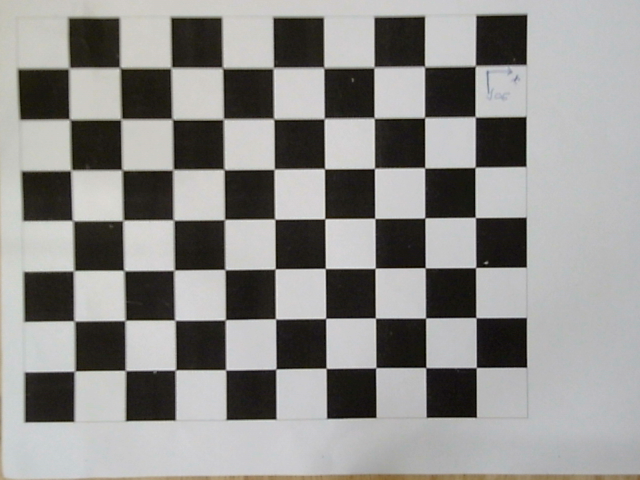
#> input picture calib_images3/image_0.png, 640 x 480 px; its folder holds only this picture in this run
$ python new_calibrate.py
#> lines starting #> are read from the running program, lines starting #| are printed output that depends on the picture; after the words box and inside, x2 and y2 are one past the last pixel; in counts of white or black regions, pixels touching at a corner belong together
import cv2
import numpy as np
import glob

# Termination criteria for cornerSubPix
criteria = (cv2.TermCriteria_EPS + cv2.TermCriteria_MAX_ITER, 30, 0.001)

# Chessboard settings
chessboard_size = (9, 7)   # 9x7 INNER corners (10x8 squares)
square_size = 20           # mm

# Prepare object points (3D real-world coordinates)
objp = np.zeros((chessboard_size[0] * chessboard_size[1], 3), np.float32)

# Create grid of (x, y)
objp[:, :2] = np.mgrid[0:chessboard_size[0], 0:chessboard_size[1]].T.reshape(-1, 2)

# Scale by square size (convert to real-world mm)
objp *= square_size

# Arrays to store points
objpoints = []  # 3D points in real world
imgpoints = []  # 2D points in image

# Load images
images = glob.glob('calib_images3/*.png')
print("Loaded images:", len(images))

for fname in images:
    img = cv2.imread(fname)
#> img is the input picture: shape (480, 640, 3); mean B, G, R 140, 142.2, 143.2
    if img is None:
        continue

    gray = cv2.cvtColor(img, cv2.COLOR_BGR2GRAY)
    print("Processing:", fname)

    # Find chessboard corners
    ret, corners = cv2.findChessboardCorners(gray, chessboard_size, None)
#> ret = True; corners = 63 rows, first 8: [476.3, 367.5], [425.8, 367.6], [375.9, 367.6], [326.1, 368.2], [275.9, 368.9], [225.5, 369.8], [175.3, 370.1], [125.5, 370.5]

    if ret:
        objpoints.append(objp)

        # Refine corners
        corners2 = cv2.cornerSubPix(gray, corners, (11, 11), (-1, -1), criteria)
#> corners2 = 63 rows, first 8: [476.2, 367.5], [425.8, 367.5], [375.7, 367.7], [326.2, 368.3], [275.9, 369], [225.6, 369.8], [175.4, 369.9], [125.4, 370.5]
        imgpoints.append(corners2)

        # Draw corners
        cv2.drawChessboardCorners(img, chessboard_size, corners2, ret)
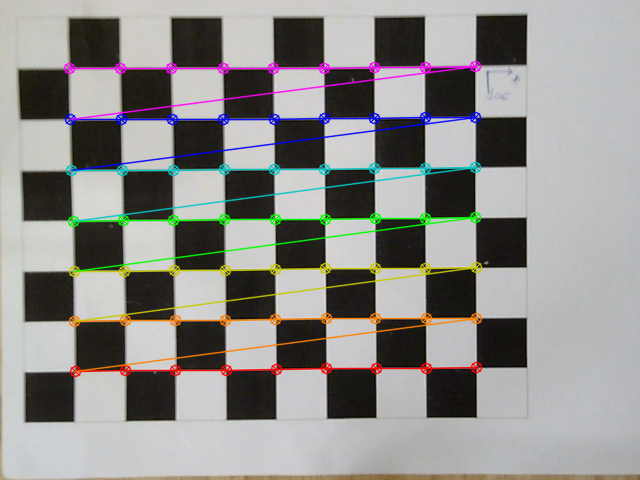
#> img: shape (480, 640, 3); 6.72% of pixels changed, all inside (x1, y1, x2, y2) = (63, 60, 483, 378)
        cv2.imshow('img', img)
        cv2.waitKey(200)

cv2.destroyAllWindows()

# Check before calibration
if len(objpoints) == 0:
    print("ERROR: No chessboard corners detected!")
    exit()

# Camera calibration
ret, mtx, dist, rvecs, tvecs = cv2.calibrateCamera(
    objpoints, imgpoints, gray.shape[::-1], None, None
)
#> ret = 0.215; mtx = [[1885.9, 0, 347.6], [0, 1891.5, 164.6], [0, 0, 1]]; dist = [[1.87, -85.28, -0.0181, 0.00949, 1375.6]]; rvecs = ([-0.0368, -0.105, 3.13],); tvecs = ([51.24, 80.98, 761.8],)

# Output results
print("\n--- Calibration Results ---")
print("Intrinsic matrix:\n", mtx)
#| Intrinsic matrix:
#|  [[1.88590988e+03 0.00000000e+00 3.47589449e+02]
#|  [0.00000000e+00 1.89147711e+03 1.64554051e+02]
#|  [0.00000000e+00 0.00000000e+00 1.00000000e+00]]
print("Distortion coefficients:\n", dist.ravel())
#| Distortion coefficients:
#|  [ 1.87175878e+00 -8.52762408e+01 -1.80645239e-02  9.48987552e-03
#|   1.37561136e+03]

# Save results
with open("camera_calibration.txt", "w", encoding="utf-8") as f:
    f.write("Calibration results:\n")
    f.write("Intrinsic matrix:\n")
    f.write(str(mtx) + "\n\n")
    f.write("Distortion coefficients:\n")
    f.write(str(dist.ravel()) + "\n\n")

    for i, (rvec, tvec) in enumerate(zip(rvecs, tvecs)):
        R, _ = cv2.Rodrigues(rvec)
        extrinsic = np.hstack((R, tvec))

        f.write(f"Image {i+1}:\n")
        f.write("R:\n" + str(R) + "\n")
        f.write("t:\n" + str(tvec) + "\n")
        f.write("[R|t]:\n" + str(extrinsic) + "\n\n")

        # Camera pose (inverse extrinsic)
        R_inv = R.T
        t_inv = -R_inv @ tvec
        camera_pose = np.hstack((R_inv, t_inv))

        f.write("Camera pose:\n" + str(camera_pose) + "\n\n")
#> this loop made 1 pass
#> (rvec, tvec, t_inv) on pass 1: ([-0.0368, -0.105, 3.13], [51.24, 80.98, 761.8], [68.28, 132.4, -753.3])

print("Calibration results saved to camera_calibration.txt")

$ run again, on calib_images3/image_4.png
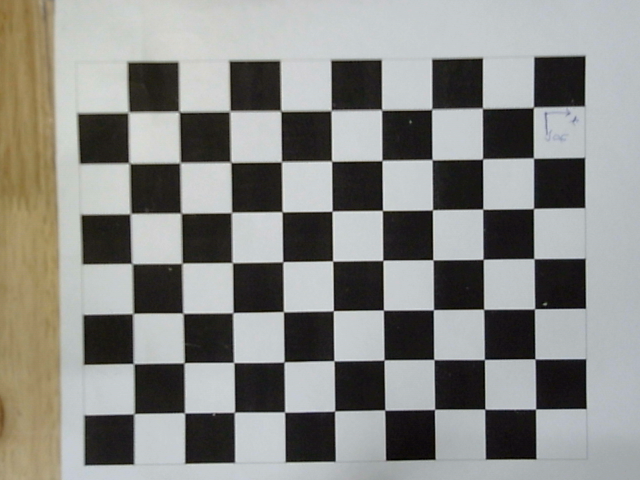
#> input picture calib_images3/image_4.png, 640 x 480 px
#> img is the input picture: shape (480, 640, 3); mean B, G, R 133.9, 137.6, 137.3
#> `gray = cv2.cvtColor(img, cv2.COLOR_BGR2GRAY)`:
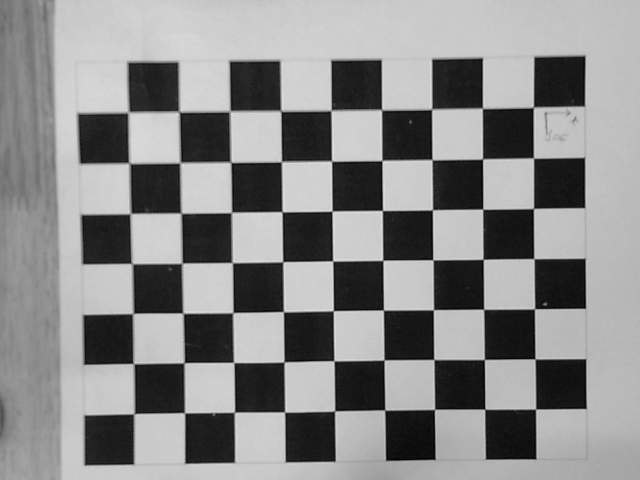
#> gray: shape (480, 640); min 1, max 225, mean 137.2
#> `ret, corners = cv2.findChessboardCorners(gray, chessboard_size, None)`: ret = True; corners = 63 rows, first 8: [535.4, 408.8], [485, 408.8], [434.4, 409.4], [385.1, 410], [334.4, 411], [285, 411.9], [233.9, 411.6], [183.7, 413.8]
#> corners2 = 63 rows, first 8: [535.6, 409], [484.8, 409.2], [434.5, 409.4], [384.7, 410], [334.6, 411], [284.6, 412.1], [234.4, 412.2], [184.5, 412.7]
#> `cv2.drawChessboardCorners(img, chessboard_size, corners2, ret)`:
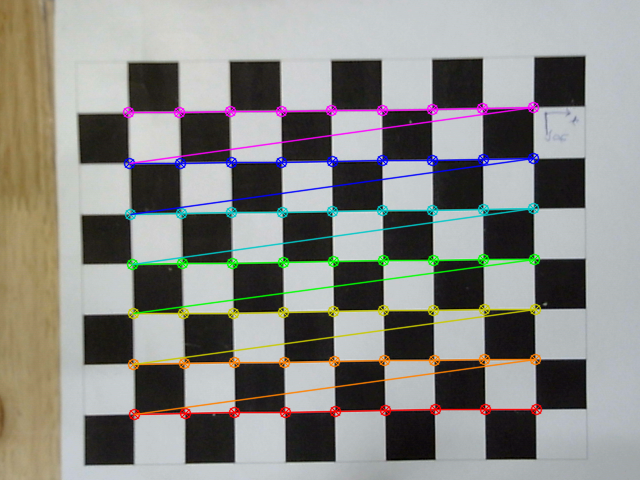
#> img: shape (480, 640, 3); 6.73% of pixels changed, all inside (x1, y1, x2, y2) = (122, 101, 543, 421)
#> `ret, mtx, dist, rvecs, tvecs = cv2.calibrateCamera( objpoints, imgpoin..`: ret = 0.283; mtx = [[9670.4, 0, 319.9], [0, 9983.6, 235.2], [0, 0, 1]]; dist = [[6.7, 3806, -0.0343, -0.0132, 5.06]]; rvecs = ([0.00661, -0.405, 3.1],); tvecs = ([85.89, 67.1, 3873.6],)
#| Intrinsic matrix:
#|  [[9.67043034e+03 0.00000000e+00 3.19912667e+02]
#|  [0.00000000e+00 9.98363620e+03 2.35170599e+02]
#|  [0.00000000e+00 0.00000000e+00 1.00000000e+00]]
#| Distortion coefficients:
#|  [ 6.70082910e+00  3.80597847e+03 -3.43462639e-02 -1.32414545e-02
#|   5.05703755e+00]
#> the loop `for i, (rvec, tvec) in enumerate(zip(rvecs, tvecs)):` made 1 pass
#> (rvec, tvec, t_inv) on pass 1: ([0.00661, -0.405, 3.1], [85.89, 67.1, 3873.6], [62.52, 1059.6, -3726.9])

$ run again, on calib_images3/image_5.png
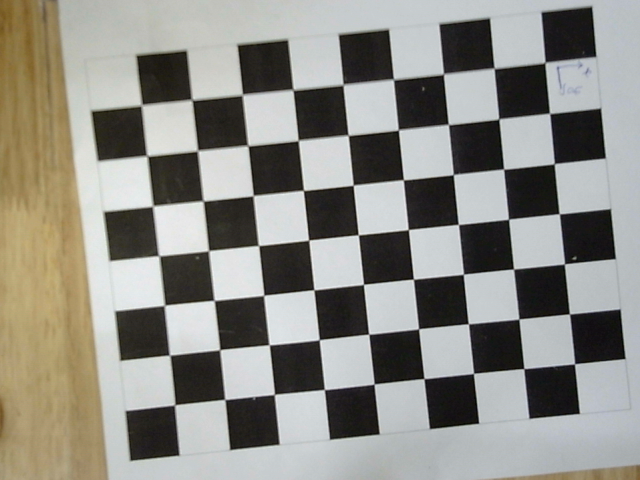
#> input picture calib_images3/image_5.png, 640 x 480 px
#> img is the input picture: shape (480, 640, 3); mean B, G, R 133.2, 139.8, 141
#> `gray = cv2.cvtColor(img, cv2.COLOR_BGR2GRAY)`:
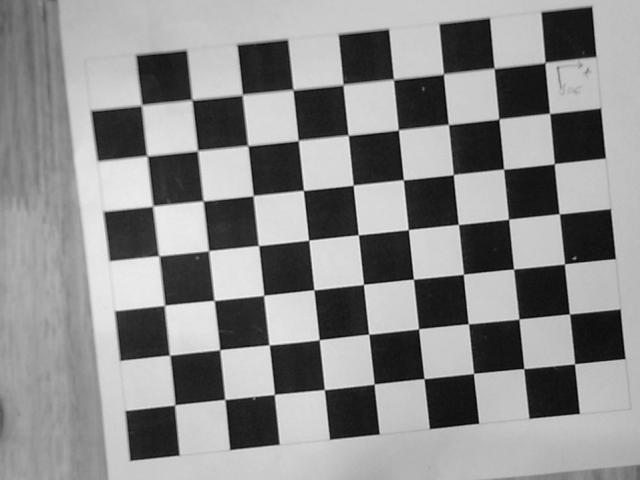
#> gray: shape (480, 640); min 1, max 244, mean 139.4
#> `ret, corners = cv2.findChessboardCorners(gray, chessboard_size, None)`: ret = True; corners = 63 rows, first 8: [574.6, 363.8], [523.7, 368.5], [473.5, 373.3], [424.1, 378.4], [374, 384], [324.3, 389.5], [274.3, 394.1], [224.8, 399.4]
#> corners2 = 63 rows, first 8: [574.5, 363.8], [523.8, 368.6], [473.5, 373.5], [424, 378.6], [374.1, 384.1], [324.3, 389.6], [274.4, 394.4], [224.8, 399.5]
#> `cv2.drawChessboardCorners(img, chessboard_size, corners2, ret)`:
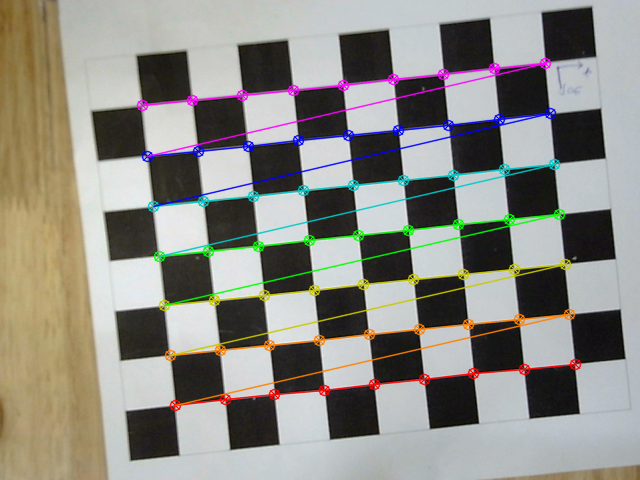
#> img: shape (480, 640, 3); 6.67% of pixels changed, all inside (x1, y1, x2, y2) = (136, 57, 582, 412)
#> `ret, mtx, dist, rvecs, tvecs = cv2.calibrateCamera( objpoints, imgpoin..`: ret = 0.237; mtx = [[1023.7, 0, 357], [0, 1019.9, 295.7], [0, 0, 1]]; dist = [[-0.105, 5.31, 0.00446, 0.00539, -36.52]]; rvecs = ([-0.0103, -0.0436, 3.04],); tvecs = ([86.35, 26.99, 409.5],)
#| Intrinsic matrix:
#|  [[1.02368968e+03 0.00000000e+00 3.57011847e+02]
#|  [0.00000000e+00 1.01992952e+03 2.95722309e+02]
#|  [0.00000000e+00 0.00000000e+00 1.00000000e+00]]
#| Distortion coefficients:
#|  [-1.05215975e-01  5.30530426e+00  4.45798852e-03  5.38849153e-03
#|  -3.65207038e+01]
#> the loop `for i, (rvec, tvec) in enumerate(zip(rvecs, tvecs)):` made 1 pass
#> (rvec, tvec, t_inv) on pass 1: ([-0.0103, -0.0436, 3.04], [86.35, 26.99, 409.5], [85.24, 47.67, -407.8])

$ run again, on calib_images3/image_1.png
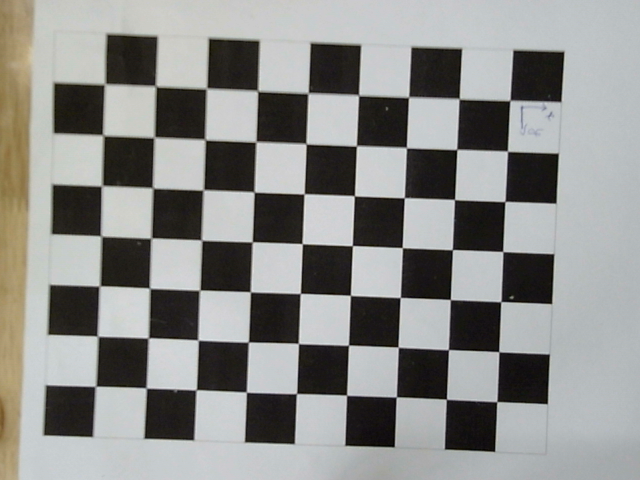
#> input picture calib_images3/image_1.png, 640 x 480 px
#> img is the input picture: shape (480, 640, 3); mean B, G, R 138.1, 140.4, 139.8
#> `gray = cv2.cvtColor(img, cv2.COLOR_BGR2GRAY)`:
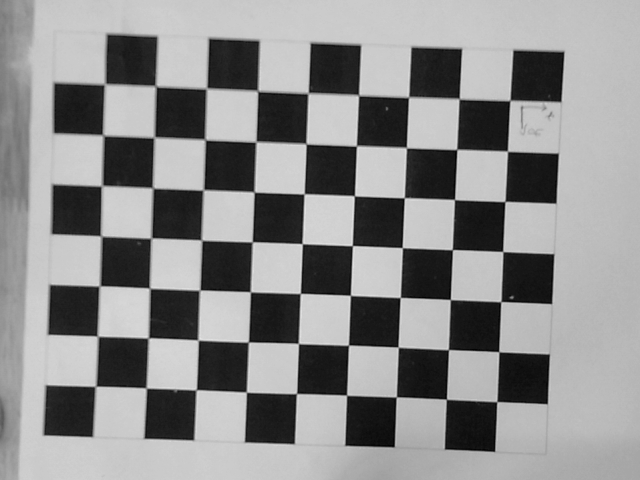
#> gray: shape (480, 640); min 1, max 229, mean 140
#> `ret, corners = cv2.findChessboardCorners(gray, chessboard_size, None)`: ret = True; corners = 63 rows, first 8: [105.4, 83.1], [154.9, 85.35], [206.9, 87.56], [257.5, 90.58], [308, 93.2], [358.7, 95.5], [408.7, 97.05], [459.3, 98.92]
#> corners2 = 63 rows, first 8: [104.7, 84.15], [155.6, 86.18], [206.5, 88.41], [257.6, 90.88], [308, 93.1], [358.6, 95.22], [408.6, 97.15], [459.2, 98.73]
#> `cv2.drawChessboardCorners(img, chessboard_size, corners2, ret)`:
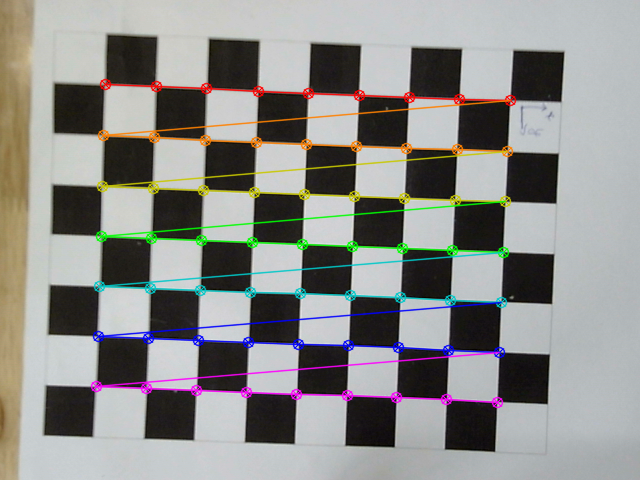
#> img: shape (480, 640, 3); 6.72% of pixels changed, all inside (x1, y1, x2, y2) = (90, 78, 517, 409)
#> `ret, mtx, dist, rvecs, tvecs = cv2.calibrateCamera( objpoints, imgpoin..`: ret = 0.206; mtx = [[2373.8, 0, 377.3], [0, 2380.7, 183.1], [0, 0, 1]]; dist = [[2.59, -171.6, -0.0147, 0.0229, 4277.9]]; rvecs = ([0.0897, -0.0338, 0.0399],); tvecs = ([-107.4, -38.59, 942.4],)
#| Intrinsic matrix:
#|  [[2.37376025e+03 0.00000000e+00 3.77272207e+02]
#|  [0.00000000e+00 2.38065432e+03 1.83104980e+02]
#|  [0.00000000e+00 0.00000000e+00 1.00000000e+00]]
#| Distortion coefficients:
#|  [ 2.58546251e+00 -1.71565139e+02 -1.47356422e-02  2.28983966e-02
#|   4.27791922e+03]
#> the loop `for i, (rvec, tvec) in enumerate(zip(rvecs, tvecs)):` made 1 pass
#> (rvec, tvec, t_inv) on pass 1: ([0.0897, -0.0338, 0.0399], [-107.4, -38.59, 942.4], [75.26, -49.82, -945])
